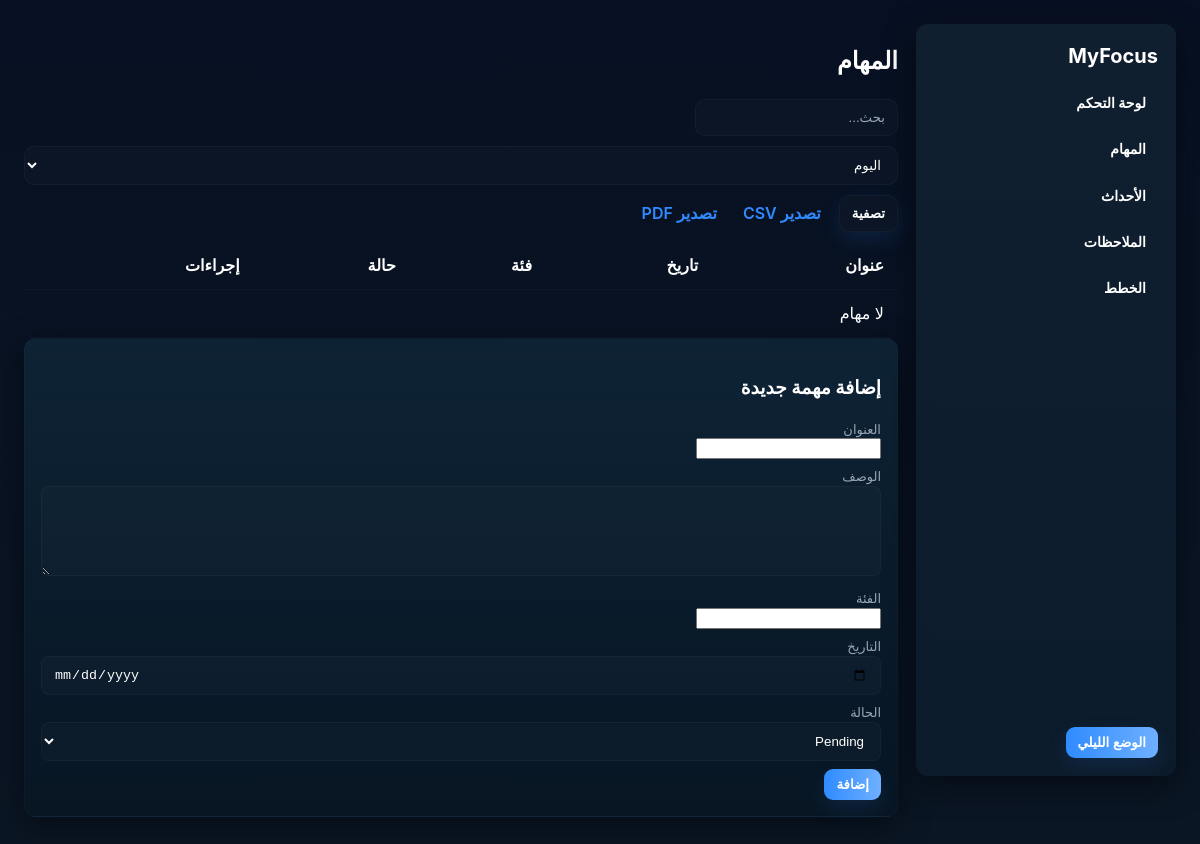
/tasks, run on an earlier commit of the app's database.
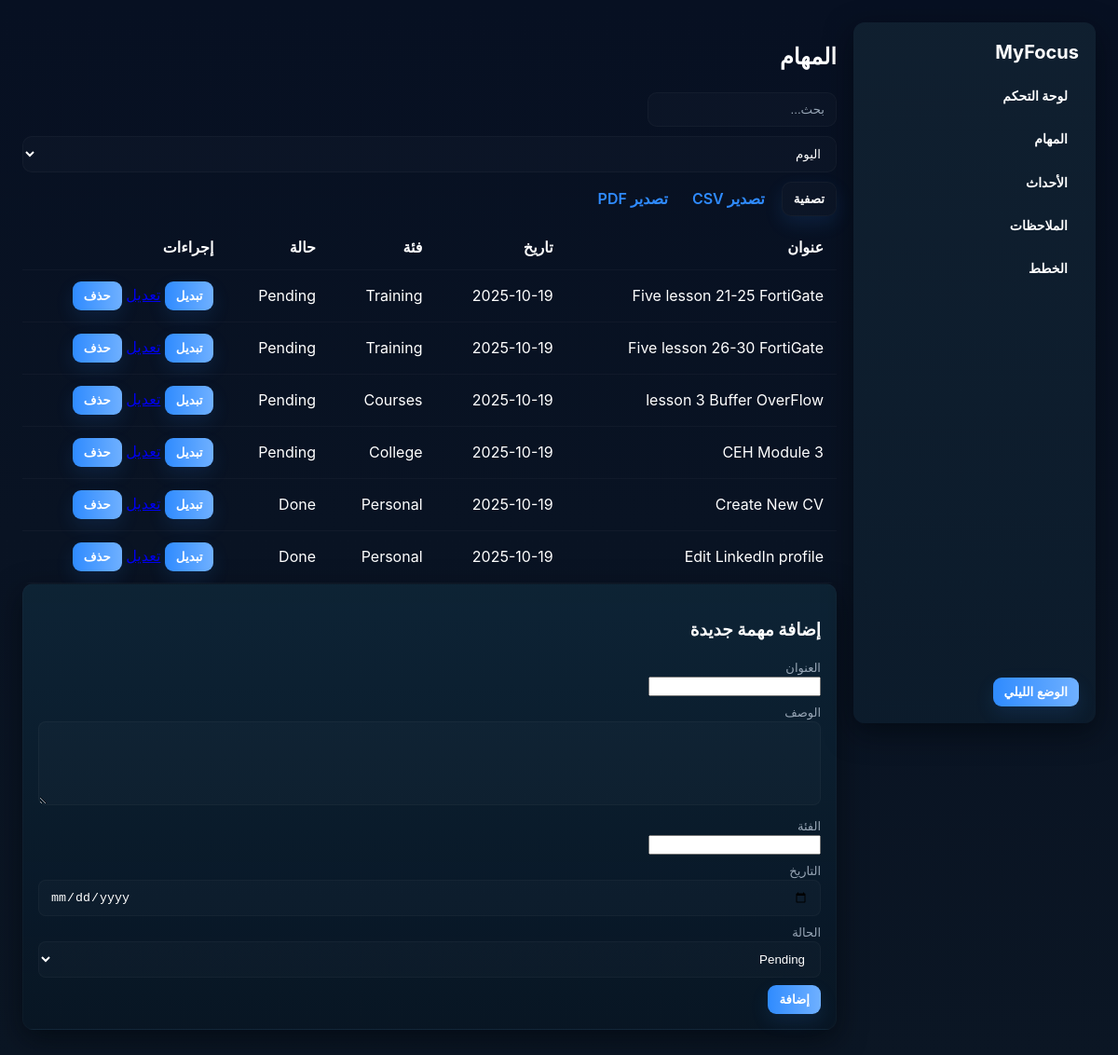
And on a later commit of the database.
### tables this page shows
CREATE TABLE tasks (
        id INTEGER PRIMARY KEY AUTOINCREMENT,
        title TEXT NOT NULL,
        description TEXT,
        category TEXT,
        date TEXT,
        status TEXT DEFAULT 'Pending'
    );

### app.py (the view, shortened to what this page needs)
@app.route('/tasks')
def tasks_page():
    q = request.args.get('q', '').strip()
    period = request.args.get('period', 'day')
    today = date.today()
    range_filter = None
    if period == 'day':
        range_filter = (today.isoformat(), today.isoformat())
    elif period == 'tomorrow':
        td = (today + timedelta(days=1)).isoformat()
        range_filter = (td, td)
    elif period == 'week':
        ws = today - timedelta(days=today.weekday())
        range_filter = (ws.isoformat(), (ws + timedelta(days=6)).isoformat())
    elif period == 'month':
        ms = today.replace(day=1)
        next_month = (ms.replace(day=28) + timedelta(days=4)).replace(day=1)
        range_filter = (ms.isoformat(), (next_month - timedelta(days=1)).isoformat())
    items = task_model.list(search=q or None, range_filter=range_filter)
    return render_template('tasks.html', tasks=items, q=q, period=period)

### models.py (called while the page is built)
def _connect(dbfile=None):
    if not dbfile:
        dbfile = DB_PATH
    elif not os.path.isabs(dbfile):
        dbfile = os.path.join(BASE_DIR, dbfile)
    conn = sqlite3.connect(dbfile, check_same_thread=False)
    conn.row_factory = sqlite3.Row
    return conn

    @staticmethod
    def _conn():
        return _connect(tasks.DBFILE)

    @staticmethod
    def list(search=None, range_filter=None, filter_by=None):
        conn = tasks._conn(); cur = conn.cursor()
        q = "SELECT * FROM tasks"
        clauses = []
        params = []
        if search:
            clauses.append("(title LIKE ? OR description LIKE ? OR category LIKE ?)")
            s = f"%{search}%"
            params.extend([s,s,s])
        if range_filter:
            clauses.append("date BETWEEN ? AND ?")
            params.extend([range_filter[0], range_filter[1]])
        if filter_by:
            if 'date' in filter_by:
                clauses.append("date = ?"); params.append(filter_by['date'])
        if clauses:
            q += " WHERE " + " AND ".join(clauses)
        q += " ORDER BY date(date) ASC"
        cur.execute(q, params)
        rows = [dict(r) for r in cur.fetchall()]
        conn.close(); return rows

### templates/tasks.html (shortened to what this page needs)
{% extends "base.html" %}
{% block content %}
<h2>المهام</h2>
<form method="get" class="filters">
  <input name="q" placeholder="بحث..." value="{{ q }}">
  <select name="period" id="tasks-period">
    <option value="day" {% if period=='day' %}selected{% endif %}>اليوم</option>
  </select>
  <button type="submit">تصفية</button>
  <a class="export" href="{{ url_for('tasks_export_csv') }}">تصدير CSV</a>
  <a class="export" href="{{ url_for('tasks_export_pdf') }}">تصدير PDF</a>
</form>
<table class="table">
  <thead><tr><th>عنوان</th><th>تاريخ</th><th>فئة</th><th>حالة</th><th>إجراءات</th></tr></thead>
  <tbody>
  {% for t in tasks %}
    <tr>
      <td>{{ t.title }}</td>
      <td>{{ t.date or '' }}</td>
      <td>{{ t.category or '' }}</td>
      <td>{{ t.status }}</td>
      <td>
        <form style="display:inline" method="post" action="{{ url_for('toggle_task', item_id=t.id) }}">
          <button type="submit">تبديل</button>
        </form>
        <a href="{{ url_for('edit_task', item_id=t.id) }}"> تعديل</a>
        <form style="display:inline" method="post" action="{{ url_for('delete_task', item_id=t.id) }}" onsubmit="return confirm('حذف؟')">
          <button type="submit">حذف</button>
        </form>
      </td>
    </tr>
  {% else %}
    <tr><td colspan="5">لا مهام</td></tr>
  {% endfor %}
  </tbody>
</table>
<section class="card">
  <h3>إضافة مهمة جديدة</h3>
  <form method="post" action="{{ url_for('add_task') }}">
    <label>العنوان<br><input name="title" required></label>
    <label>الوصف<br><textarea name="description"></textarea></label>
    <label>الفئة<br><input name="category"></label>
    <label>التاريخ<br><input type="date" name="date" required></label>
    <label>الحالة<br>
      <select name="status">
        <option>Pending</option>
      </select>
    </label>
    <button type="submit">إضافة</button>
  </form>
</section>
{% endblock %}

### templates/base.html (shortened to what this page needs)
<!doctype html>
<html lang="ar" dir="rtl">
<head>
  <link rel="stylesheet" href="{{ url_for('static', filename='css/style.css') }}">
</head>
<body>
  <div class="app">
    <aside class="sidebar">
      <h1>MyFocus</h1>
      <nav>
        <a href="{{ url_for('dashboard') }}">لوحة التحكم</a>
        <a href="{{ url_for('tasks_page') }}">المهام</a>
        <a href="{{ url_for('events_page') }}">الأحداث</a>
        <a href="{{ url_for('notes_page') }}">الملاحظات</a>
        <a href="{{ url_for('plans_page') }}">الخطط</a>
      </nav>
      <div class="side-bottom">
        <button id="theme-toggle">الوضع الليلي</button>
      </div>
    </aside>
    <main class="main">
      {% block content %}{% endblock %}
    </main>
  </div>
</body>
</html>

### static/css/style.css (style rules this page uses)
:root { --bg-1:#071022; --bg-2:#0b1624; --panel:#0e2436; --muted:#98a6b6; --text:#ffffff; --accent-1:#2f8bff; --accent-2:#6fb0ff; --glass: rgba(8,18,30,0.65); --shadow: 0 10px 30px rgba(2,6,12,0.6); --radius:12px; --gap:18px; }
* { box-sizing:border-box }
html,body { height:100% }
body { margin:0; font-family: Inter, system-ui, -apple-system, "Segoe UI", Roboto, "Helvetica Neue", Arial; background: linear-gradient(180deg, var(--bg-1) 0%, var(--bg-2) 100%); color:var(--text); -webkit-font-smoothing:antialiased; -moz-osx-font-smoothing:grayscale; line-height:1.45; }
.app { display:flex; gap:var(--gap); min-height:100vh; padding:24px; align-items:flex-start }
.sidebar { width:260px; background: linear-gradient(180deg, rgba(16,32,48,0.95), rgba(12,28,44,0.9)); border-radius:var(--radius); padding:18px; box-shadow:var(--shadow); flex-shrink:0; position:sticky; top:24px; height:calc(100vh - 48px); overflow:auto; }
.sidebar h1 { margin:0 0 8px; font-size:20px; color:var(--text) }
.sidebar nav { display:flex; flex-direction:column; gap:6px; margin-top:12px }
.sidebar nav a { display:flex; align-items:center; gap:12px; padding:10px 12px; color:var(--text); text-decoration:none; border-radius:10px; transition:all .16s ease; font-weight:600; font-size:14px; background:transparent; }
.side-bottom { position:absolute; bottom:18px; left:18px; right:18px }
.main { flex:1; min-width:0 }
.card { background: linear-gradient(180deg, rgba(14,36,54,0.95), rgba(8,22,36,0.9)); border-radius:12px; padding:16px; box-shadow:var(--shadow); margin-bottom:16px; border: 1px solid rgba(255,255,255,0.02); }
.table { width:100%; border-collapse:collapse; margin-top:10px; background:transparent; border-radius:8px; overflow:hidden }
.table th, .table td { padding:12px 14px; text-align:right; vertical-align:middle; border-bottom:1px solid rgba(255,255,255,0.03); color:var(--text); }
.filters { display:flex; gap:10px; align-items:center; flex-wrap:wrap }
.filters input, .filters select, .filters button { padding:10px 12px; border-radius:10px; border:1px solid rgba(255,255,255,0.03); background: rgba(255,255,255,0.02); color:var(--text); transition:box-shadow .12s ease, transform .08s ease; }
.filters input::placeholder { color:var(--muted) }
button { cursor:pointer; background: linear-gradient(90deg,var(--accent-1),var(--accent-2)); color:var(--text); border:0; padding:8px 12px; border-radius:9px; font-weight:700; box-shadow: 0 8px 20px rgba(47,139,255,0.12); }
a.export { color:var(--accent-1); text-decoration:none; font-weight:600; padding:6px 8px; border-radius:8px }
label { display:block; font-size:13px; color:var(--muted); margin-bottom:8px }
input[type="text"], input[type="date"], input[type="datetime-local"], textarea, select { width:100%; padding:10px 12px; border-radius:8px; border:1px solid rgba(255,255,255,0.03); background: rgba(255,255,255,0.02); color:var(--text); resize:vertical; }
textarea { min-height:90px }
.sidebar nav a { justify-content:flex-start }
.table th, .table td { text-align:right }

What changed in the data, as far as the page shows it:
added tasks: title "Five lesson 21-25 FortiGate", date "2025-10-19", category "Training", status "Pending"
added tasks: title "Five lesson 26-30 FortiGate", date "2025-10-19", category "Training", status "Pending"
added tasks: title "lesson 3 Buffer OverFlow", date "2025-10-19", category "Courses", status "Pending"
added tasks: title "CEH Module 3", date "2025-10-19", category "College", status "Pending"
added tasks: title "Create New CV", date "2025-10-19", category "Personal", status "Done"
added tasks: title "Edit LinkedIn profile", date "2025-10-19", category "Personal", status "Done"
Also different on the page:
text no longer shown: "لا مهام"
